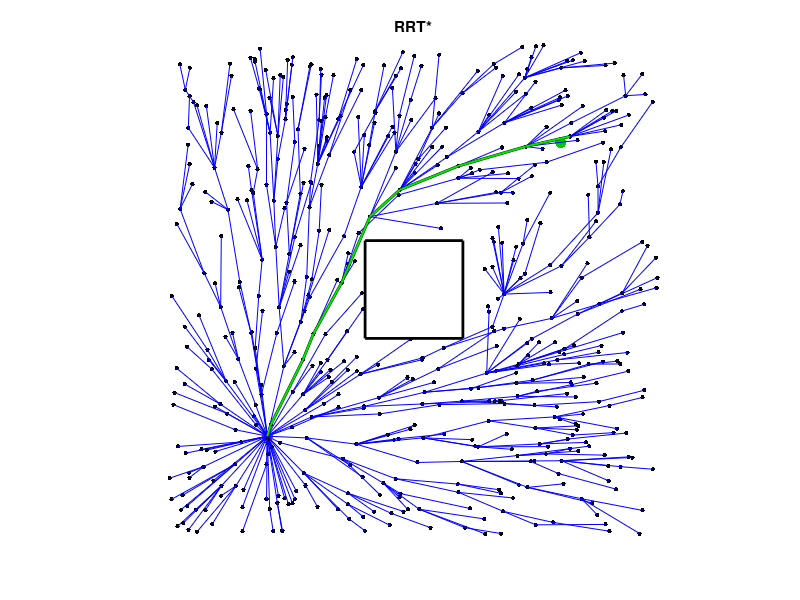

MATLAB code to generate this figure:
function RRTstar()
    % Rapidly exploring random tree (RRT) animation
    % By Urban Eriksson
    
    run_with_pause = false;

    figure(1002)
    clf
    axes('box','off','xtick',[],'ytick',[],'ztick',[],'xcolor',[1 1 1],'ycolor',[1 1 1]);
    hold on
    axis([0 1 0 1])

    daspect([1 1 1])
    title('RRT*');

    xstart = 0.2;
    ystart = 0.2;
    xgoal = 0.8;
    ygoal = 0.8;
    goalradius = 0.03;
    eta=0.12;
    r_neighborhood = 0.15;

    nodesx = xstart; % x for all nodes
    nodesy = ystart; % y for all nodes
    baktrk = -1; % back pointers
    costs = 0;
    linehandles = plot(xstart,ystart);

    plot(xstart,ystart,'.','markersize',24,'color',[1 0 1]) % start marker
    plot(xgoal,ygoal,'.g','markersize',24,'color',[0 0.8 0]) % goal marker
    plot([0.4 0.6 0.6 0.4 0.4],[0.4 0.4 0.6 0.6 0.4],'linewidth',2,'color','k') % obstacle


    %viscircles(gca,[xgoal ygoal],goalr,'color',[0 0.0 0],'linestyle','-','linewidth',2)
    %viscircles(gca,[xgoal ygoal],goalr,'color',[0 0.9 0],'linestyle','-','linewidth',1.5)



    delay = 0.4;

    max_iter = 1000;
    i_current = 1;
    for j = 1:max_iter

        % Sample random configuration
        xrand = rand;
        yrand = rand;

        %  Find nearest
        [d_nearest, i_nearest] = min ( sqrt((xrand-nodesx).^2 + (yrand-nodesy).^2) );
        if collision_free(nodesx(i_nearest), xrand,nodesy(i_nearest), yrand)
            i_current = i_current + 1;
            d_new = min(eta, d_nearest);
            k = d_new / d_nearest;
            xnew = (1-k)*nodesx(i_nearest) + k*xrand;
            ynew = (1-k)*nodesy(i_nearest) + k*yrand;
            h1 = plot([nodesx(i_nearest) xrand],[nodesy(i_nearest) yrand],'k:');
            h2 = plot(xrand,yrand,'.k','markersize',10);
            pause(delay)
            delete(h1)
            delete(h2)
            prel_handle = plot([nodesx(i_nearest) xnew],[nodesy(i_nearest) ynew],'color',[0 0.8 0]);
            plot(xnew,ynew,'.k','markersize',10)

            % Rewire step
            hcircle = viscircles(gca,[xnew ynew],r_neighborhood,'color',[0.7 0.7 0.7],'linestyle','--');

            distance_to_new = sqrt( (nodesx - xnew).^2 + (nodesy - ynew).^2 );
            neighbors = find(distance_to_new <= r_neighborhood);

            % Sort costa from parents including the nearest parent
            [sorted_costs,i_sort] = sort(costs(neighbors) + distance_to_new(neighbors));

            found_collision_free_parent = false;
            i_loop = 1;
            % Nearest parent will always be collision free
            while ~found_collision_free_parent
                i_parent = i_sort(i_loop);
                if collision_free(nodesx(neighbors(i_parent)), xnew, nodesy(neighbors(i_parent)), ynew)
                    new_cost = sorted_costs(i_loop);
                    found_collision_free_parent = true;
                else
                    i_loop = i_loop + 1;
                end
            end

            if run_with_pause && neighbors(i_parent) ~= i_nearest
                pause
                delete(prel_handle)
                pause
                h_new = plot([nodesx(neighbors(i_parent)) xnew],[nodesy(neighbors(i_parent)) ynew],'b');
                pause
            else
                delete(prel_handle)
                pause(delay/2);
                h_new = plot([nodesx(neighbors(i_parent)) xnew],[nodesy(neighbors(i_parent)) ynew],'b');
            end

            nodesx = [nodesx xnew];
            nodesy = [nodesy ynew];
            baktrk = [baktrk neighbors(i_parent)];
            costs = [costs new_cost];
            linehandles = [linehandles h_new];

            neighbors_to_rewire = find(new_cost + distance_to_new(neighbors) < costs(neighbors));
            for ir = 1:length(neighbors_to_rewire)
                i_node = neighbors(neighbors_to_rewire(ir));
                if collision_free(nodesx(i_node), xnew, nodesy(i_node), ynew)
                    baktrk(i_node) = i_current;
                    costs(i_node) = new_cost + distance_to_new(i_node);
                    prel_handle =  plot([nodesx(i_node) xnew],[nodesy(i_node) ynew],'m');
                    if run_with_pause
                        pause
                        delete(linehandles(i_node));
                        pause
                        delete(prel_handle)
                        linehandles(i_node) = plot([nodesx(i_node) xnew],[nodesy(i_node) ynew],'b');
                        pause
                    else
                        delete(linehandles(i_node));
                        pause(delay)
                        delete(prel_handle)
                        linehandles(i_node) = plot([nodesx(i_node) xnew],[nodesy(i_node) ynew],'b');
                        pause(delay)
                    end
                end
            end

            delete(hcircle);

            if (sqrt((xnew-xgoal)^2 + (ynew-ygoal)^2) < goalradius)
                optimal_path_plot(nodesx, nodesy, baktrk);
                break
            end

        else
            h1 = plot([nodesx(i_nearest) xrand], [nodesy(i_nearest) yrand], 'r:');
            h2 = plot(xrand, yrand, '.k', 'markersize', 10);
            pause(delay)
            delete(h1)
            delete(h2)
        end

        pause(delay)
        drawnow
        delay = delay * 0.9;

    end
end

function is_free = collision_free(x1,x2,y1,y2)
    is_free = true;
    for j = 1:100
        k = j/100;
        xj = (1-k)*x1 + k*x2;
        yj = (1-k)*y1 + k*y2;

        % Check if inside the square
        if abs(xj-0.5) < 0.1 && abs(yj-0.5) < 0.1
            is_free = false;
            break;
        end
    end
end


function optimal_path_plot(nodesx,nodesy,baktrk)
    ix = length(nodesx);
    while (baktrk(ix) ~= -1)
        plot([nodesx(baktrk(ix)) nodesx(ix)],[nodesy(baktrk(ix)) nodesy(ix)],'color',[0 0 0],'linewidth',2)
        plot([nodesx(baktrk(ix)) nodesx(ix)],[nodesy(baktrk(ix)) nodesy(ix)],'color',[0 0.9 0],'linewidth',1.5)
        ix = baktrk(ix);
    end
end

        
                